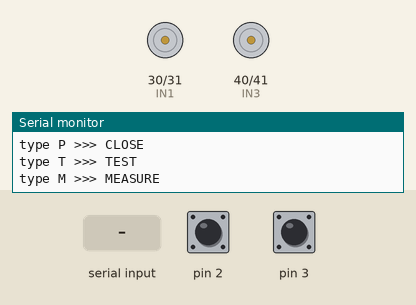
Bench run of a sketch on a simulated Arduino Mega 2560, built with avr-gcc and run on an emulated ATmega2560. Shown: motor-driver pin pairs drawn as motors (green arrow = first pin HIGH = forward, orange = second pin HIGH = backward, longer = more drive, scaled by the enable pin), the last lines printed to the serial monitor. Inputs (shaded band) come from the test bench; at power-on: pin 2 HIGH, pin 3 HIGH.

Above: at 1.3 s.
1.4 s: "T" received over Serial
At 2.2 s:
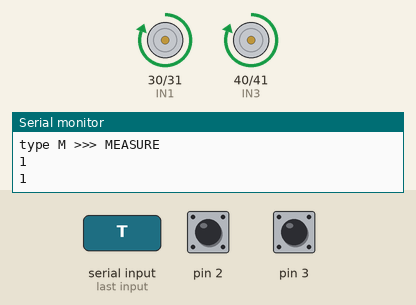
4.4 s: "W" received over Serial
At 5.6 s:
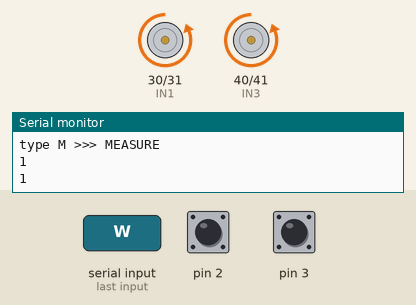
5.9 s: "E" received over Serial
At 6.8 s:
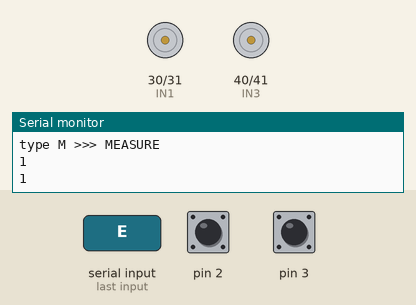
7.4 s: "Q" received over Serial
At 8.0 s:
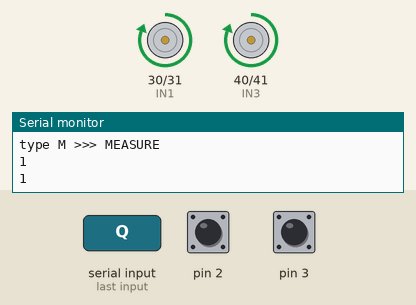
8.9 s: "Z" received over Serial
At 10.3 s:
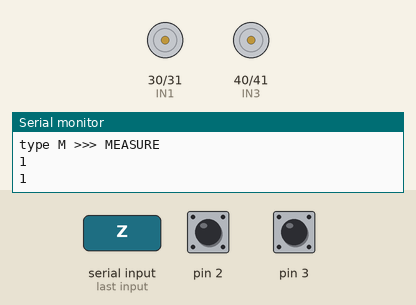
Timing chart, 0 to 11.4 s (numbered marks = the images above; inputs shaded):
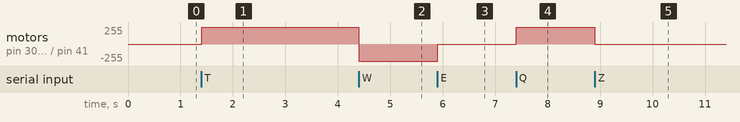

The sketch:

CW_CWW_STOP_interupt_N30_MOTORLOCK.ino
```cpp
#include <MsTimer2.h>  //실시간으로 스위치 상태 체크하기위한 라이브러리
#include <Wire.h>

//#include <Adafruit_INA219.h>

#define ENA 10
#define ENB 11
#define IN1 30
#define IN2 31
#define IN3 40
#define IN4 41

//Adafruit_INA219 ina219;

int i;
int a = 255; //255
float rr = 1710; //정격속도[pwm 255]로 한바퀴도는데 걸리는 시간[ms] 1710
float ar = 44;  //정격속도[pwm 255]까지 가속시 한바퀴 도는데 걸리는 시간[ms]  44
float sr = 37;  //정격속도[pwm 255]까지 감속시 한바퀴 도는데 걸리는 시간[ms]  37
float rrr = 1;  //rr의 한바퀴 기준
float arr = 1;  //ar의 한바퀴 기준
float srr = 1;  //sr의 한바퀴 기준

int switch1;
int switch2;
int d = 20; //delay 스위치의 오차를 없애는 딜레이

void setup() {
  pinMode(ENA, OUTPUT);
  pinMode(ENB, OUTPUT);
  pinMode(IN1, OUTPUT);
  pinMode(IN2, OUTPUT);
  pinMode(IN3, OUTPUT);
  pinMode(IN4, OUTPUT);

  Serial.begin(9600);

  MsTimer2::set(20, swichcheck); //20ms마다 스위치 상태 측정하겠다.
  MsTimer2::start();

  pinMode(2, INPUT_PULLUP); //눌리지 않은 상태(기본 상태)에서 '1', 눌린 상태에서 '0' 출력
  pinMode(3, INPUT_PULLUP);

  //uint32_t currentFrequency;

  Serial.print("type Q >>> CW\n");
  Serial.print("type W >>> CCW\n");
  Serial.print("type E >>> STOP\n");
  Serial.print("type Z >>> Speed up\n");
  Serial.print("type X >>> Speed down\n");
  Serial.print("type C >>> Speed reset\n");
  Serial.print("type O >>> OPEN\n");
  Serial.print("type P >>> CLOSE\n");
  Serial.print("type T >>> TEST\n");
  Serial.print("type M >>> MEASURE\n");


  /*
  while (!Serial) {
    // will pause Zero, Leonardo, etc until serial console opens
    delay(1);
  }
  if (! ina219.begin()) {
    Serial.println("Failed to find INA219 chip");
    while (1) {
      delay(10);
    }
  }
  Serial.println("Measuring voltage and current with INA219 ...");
  */
}
/*
void syscheck()
{
  float current_mA = 0;
  current_mA = ina219.getCurrent_mA();
  if (current_mA > 750) {
    STOP();
  }
}
//과부하시(0.75A 초과시) 일단 멈추기, 코드가 함수 내에 갖힌 상태로 끝나므로, reset버튼 누르기.
*/
/*
void measure(){
  float shuntvoltage = 0;
  float busvoltage = 0;
  float current_mA = 0;
  float loadvoltage = 0;
  float power_mW = 0;

  shuntvoltage = ina219.getShuntVoltage_mV();
  busvoltage = ina219.getBusVoltage_V();
  current_mA = ina219.getCurrent_mA();
  power_mW = ina219.getPower_mW();
  loadvoltage = busvoltage + (shuntvoltage / 1000);

  Serial.print("Bus Voltage:   "); Serial.print(busvoltage); Serial.println(" V");
  Serial.print("Shunt Voltage: "); Serial.print(shuntvoltage); Serial.println(" mV");
  Serial.print("Load Voltage:  "); Serial.print(loadvoltage); Serial.println(" V");
  Serial.print("Current:       "); Serial.print(current_mA); Serial.println(" mA");
  Serial.print("Power:         "); Serial.print(power_mW); Serial.println(" mW");
  Serial.println("");
}
*/

void swichcheck() {
  switch1 = digitalRead(2);
  switch2 = digitalRead(3);
}

void TEST()
{
  Serial.println(switch1);
  Serial.println(switch2);
  CW();
  delay(3000);
  STOP();
}

void OPEN()
{
  CW();
  delay(200); //SW1 초기 0 -> 1 탈출시간

  while (switch2 == 1) {
    //syscheck();
  }
  delay(d);
  while (switch2 == 0) {
    //syscheck();
  }
  delay(d);
  while (switch2 == 1) {
    //syscheck();
  }

  delay(d);
  CCW();
  delay(200); //스위치 에러 없앰.

  while (switch2 == 1) {
    //syscheck();
  }

  STOP();
}

void CLOSE()
{
  delay(d);
  CCW();
  delay(d);
  while (switch1 == 0) {
    //syscheck();
  }
  delay(d);
  while (switch1 == 1) {
    //syscheck();
  }
  delay(60);  //마무리를 정확한 위치로 가게 해주는 딜레이.

  STOP();
}

void CW()
{
  digitalWrite(IN1, HIGH);
  digitalWrite(IN2, LOW);
  digitalWrite(IN3, HIGH);
  digitalWrite(IN4, LOW);
  analogWrite(ENA, a);
  analogWrite(ENB, a);
}

void CCW()
{
  digitalWrite(IN1, LOW);
  digitalWrite(IN2, HIGH);
  digitalWrite(IN3, LOW);
  digitalWrite(IN4, HIGH);
  analogWrite(ENA, a);
  analogWrite(ENB, a);
}

void STOP()
{
  digitalWrite(IN1, LOW);
  digitalWrite(IN2, LOW);
  digitalWrite(IN3, LOW);
  digitalWrite(IN4, LOW);
}

void suddenSTOP()
{
  digitalWrite(IN1, LOW);
  digitalWrite(IN2, LOW);
  digitalWrite(IN3, LOW);
  digitalWrite(IN4, LOW);
}

void SpeedUP() {
  STOP();
  if (a <= 230) {
    a += 25;
  }
  else {
    a = 255;
  }
}

void SpeedDOWN() {
  STOP();
  if (a >= 25) {
    a -= 25;
  }
  else {
    a = 0;
  }
}

void SpeedRESET() {
  STOP();
  a = 255;
}

void loop() {
  char input;

  while (Serial.available()) {
    input = Serial.read();

    if (input == 'Q') {
      CW();
    }
    else if (input == 'W') {
      CCW();
    }
    else if (input == 'E') {
      STOP();
    }
    else if (input == 'Z') {
      SpeedUP();
    }
    else if (input == 'X') {
      SpeedDOWN();
    }
    else if (input == 'C') {
      SpeedRESET();
    }
    else if (input == 'O') {
      OPEN();
    }
    else if (input == 'P') {
      CLOSE();
    }
    else if (input == 'T') {
      TEST();
    }
    /*
    else if (input == 'M') {
      measure();
    }
    */
  }
}
```

Measured:
- after the input at 1.4 s, motor on pin 30 (IN1) / pin 31 (IN2), motor on pin 40 (IN3) / pin 41 (IN4): stopped → forward 255/255 at once
- after the input at 4.4 s, motor on pin 30 (IN1) / pin 31 (IN2), motor on pin 40 (IN3) / pin 41 (IN4): forward 255/255 → backward 255/255 at once
- after the input at 5.9 s, motor on pin 30 (IN1) / pin 31 (IN2), motor on pin 40 (IN3) / pin 41 (IN4): backward 255/255 → stopped at once
- after the input at 7.4 s, motor on pin 30 (IN1) / pin 31 (IN2), motor on pin 40 (IN3) / pin 41 (IN4): stopped → forward 255/255 at once
- after the input at 8.9 s, motor on pin 30 (IN1) / pin 31 (IN2), motor on pin 40 (IN3) / pin 41 (IN4): forward 255/255 → stopped at once
